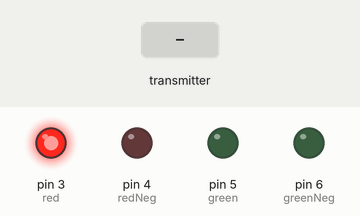
This sketch was run on a simulated Arduino Uno, built with avr-gcc and run on an emulated ATmega328P. On the bench: output pins drawn as LEDs (lit = HIGH). Inputs (shaded band) come from the test bench. No radio packets arrive unless stated; what the sketch prints to the serial monitor is not drawn.

Above: at 1.2 s.
1.3 s: the transmitter starts sending msg.0 = 0
3.2 s: the transmitter starts sending msg.0 = 1
Timing chart, 0 to 6.2 s (numbered marks = the images above; inputs shaded):
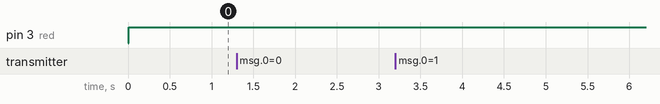

The sketch:

nrf24l01_receiver.ino
```cpp
//RECEIVER
#include <nRF24L01.h>
#include <RF24.h>
#include <RF24_config.h>
#include <SPI.h>
/*
This is the corresponding sketch to the 'basicSend' sketch.
the nrf24l01 will listen for numbers 0-255, and light the red LED
whenever a number in the sequence is missed.  Otherwise,
it lights the green LED
*/
int msg[1];
RF24 radio(9,10);
const uint64_t pipe = 0xE8E8F0F0E1LL;
int red = 3;
int green = 5;
int redNeg = 4;
int greenNeg = 6;
int lastmsg = 1;

void setup(void){
  Serial.begin(9600);
  radio.begin();
  radio.openReadingPipe(1,pipe);
  radio.startListening();
  pinMode(red, OUTPUT);
  pinMode(green, OUTPUT);
  pinMode(redNeg, OUTPUT);
  pinMode(greenNeg, OUTPUT);
  digitalWrite(greenNeg, LOW);
  digitalWrite(redNeg, LOW);
}

void loop(void){
  if (radio.available()){
    bool done = false;

    while (!done){
      done = radio.read(msg, 2);
      if (msg[0] != lastmsg +1){
        digitalWrite(red, HIGH);
        digitalWrite(green,LOW);
        }
      else {
       digitalWrite(red,LOW);
       digitalWrite(green,HIGH);
        }
      lastmsg = msg[0];
      Serial.println(msg[0]);
     }
    }
    else {
      digitalWrite(red, HIGH);
      digitalWrite(green,LOW);
    }
}
```

Measured:
- after the input at 1.3 s, every drawn part: stays the same
